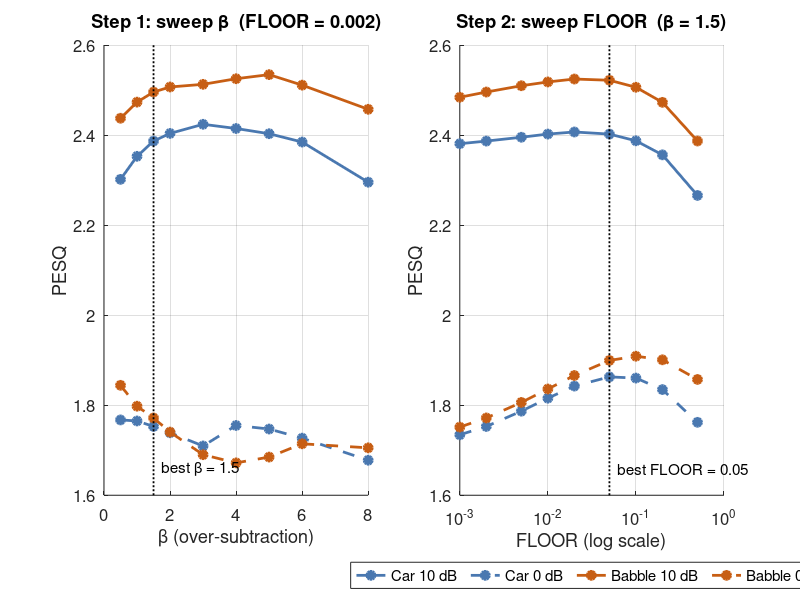
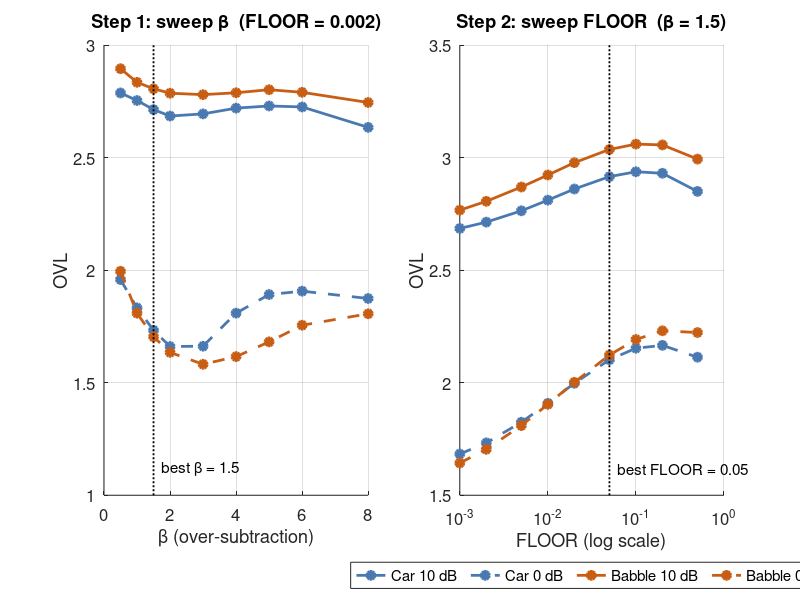
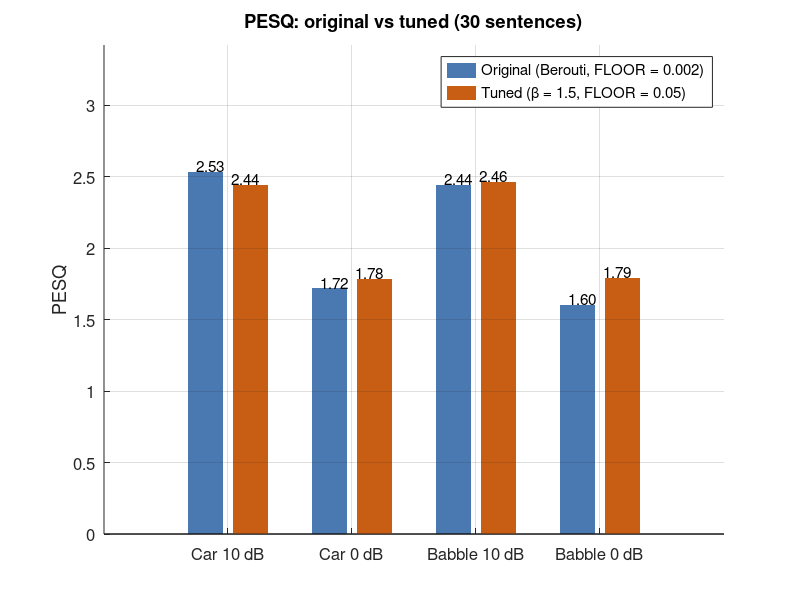
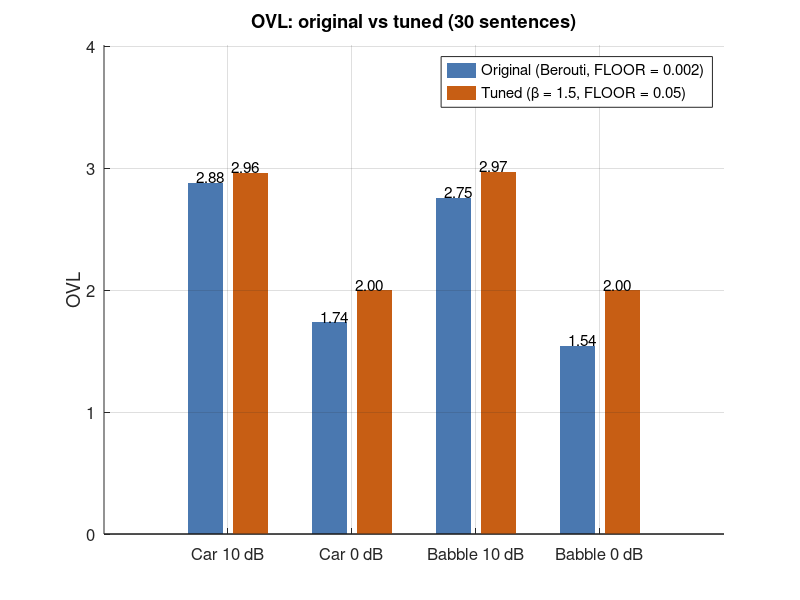

These figures' MATLAB source, in order:
%% make_figures.m  -  All figures for "Experiment 1: Tuning beta and FLOOR"
%
% Run from the project folder (where the results are).
% Needs:
%   tuning_ss_basic.mat    (created by tune_ss_basic.m)
%   results_ss_basic.mat   (created by final_ss_basic.m)
%   audios_ss_basic/       (created by final_ss_basic.m)
%
% Saves all figures in the folder  figures/  as PNG (300 dpi):
%   fig1_tuning_pesq.png       beta and FLOOR sweep (PESQ)
%   fig2_tuning_ovl.png        beta and FLOOR sweep (OVL)
%   fig3_results_pesq.png      original vs tuned (PESQ)
%   fig4_results_ovl.png       original vs tuned (OVL)
%   fig5_change_sig_bak.png    change in SIG (speech) and BAK (noise)
%   fig6_spectrograms_4.png    noisy / original / tuned / extreme
%   fig7_spectrograms_2.png    original vs tuned

clear; close all;

%% ---------------- CONFIGURATION ----------------
outDir   = 'figures';
specCond = 'babble_0dB';      % condition for the spectrograms (e.g. 'car_10dB')
frase    = 'sp01';

names   = {'Car 10 dB','Car 0 dB','Babble 10 dB','Babble 0 dB'};
cBlue   = [0.29 0.47 0.69];   % original / car
cOrange = [0.78 0.37 0.08];   % tuned / babble
cGreen  = [0.23 0.56 0.36];   % SIG
cPurple = [0.48 0.37 0.65];   % BAK
measNames = {'SegSNR (dB)','PESQ','SIG','BAK','OVL'};

if ~exist(outDir,'dir'), mkdir(outDir); end
set(0,'DefaultAxesFontSize',12);

%% ================= FIG 1-2: beta and FLOOR sweep =================
if exist('tuning_ss_basic.mat','file')
    T = load('tuning_ss_basic.mat');
    col = [cBlue; cBlue; cOrange; cOrange];   % blue = car, orange = babble
    sty = {'-','--','-','--'};                % solid = 10 dB, dashed = 0 dB
    fijos = ~isnan(T.betas);
    figNames = {'', 'fig1_tuning_pesq', '', '', 'fig2_tuning_ovl'};

    for m = [2 5]
        f = figure('Color','w','Position',[100 100 1150 430]);

        % --- beta ---
        subplot(1,2,1); hold on; grid on; box off
        h = zeros(1,4);
        for c = 1:4
            h(c) = plot(T.betas(fijos), squeeze(T.Rb(c,m,fijos)), sty{c}, 'Color', col(c,:), ...
                        'LineWidth', 2, 'Marker', 'o', 'MarkerSize', 6, 'MarkerFaceColor', col(c,:));
        end
        yl = ylim;
        plot([T.bestBeta T.bestBeta], yl, 'k:', 'LineWidth', 1.3); ylim(yl);
        text(T.bestBeta, yl(1)+0.06*diff(yl), sprintf('  best \\beta = %g', T.bestBeta), 'FontSize', 11);
        xlabel('\beta (over-subtraction)'); ylabel(measNames{m});
        title(sprintf('Step 1: sweep \\beta  (FLOOR = %g)', T.FLOOR_0));

        % --- FLOOR ---
        subplot(1,2,2); hold on; grid on; box off
        for c = 1:4
            plot(T.floors, squeeze(T.Rf(c,m,:)), sty{c}, 'Color', col(c,:), ...
                 'LineWidth', 2, 'Marker', 'o', 'MarkerSize', 6, 'MarkerFaceColor', col(c,:));
        end
        set(gca, 'XScale', 'log');
        yl = ylim;
        plot([T.bestFloor T.bestFloor], yl, 'k:', 'LineWidth', 1.3); ylim(yl);
        text(T.bestFloor, yl(1)+0.06*diff(yl), sprintf('  best FLOOR = %g', T.bestFloor), 'FontSize', 11);
        xlabel('FLOOR (log scale)'); ylabel(measNames{m});
        title(sprintf('Step 2: sweep FLOOR  (\\beta = %g)', T.bestBeta));
        legend(h, names, 'Location', 'southoutside', 'Orientation', 'horizontal');

        print(f, fullfile(outDir, [figNames{m} '.png']), '-dpng', '-r300');
    end
    fprintf('Fig 1-2 (tuning) done\n');
else
    warning('tuning_ss_basic.mat not found: skipping figures 1-2');
end

%% ================= FIG 3-5: final results =================
if exist('results_ss_basic.mat','file')
    R = load('results_ss_basic.mat');
    lblTuned = sprintf('Tuned (\\beta = %g, FLOOR = %g)', R.bestBeta, R.bestFloor);
    figNames = {'', 'fig3_results_pesq', '', '', 'fig4_results_ovl'};

    % --- Fig 3-4: original vs tuned ---
    for m = [2 5]
        Y = [R.R_orig(:,m) R.R_best(:,m)];
        f = figure('Color','w','Position',[100 100 900 450]);
        b = bar(Y, 0.8); hold on; grid on; box off
        set(b(1), 'FaceColor', cBlue,   'EdgeColor', 'none');
        set(b(2), 'FaceColor', cOrange, 'EdgeColor', 'none');
        for k = 1:2                                   % values on top of the bars
            try, xk = b(k).XEndPoints; catch, xk = (1:4) + (k-1.5)*0.28; end   % centre of each bar
            for i = 1:4
                text(xk(i), Y(i,k), sprintf('%.2f', Y(i,k)), 'HorizontalAlignment', 'center', ...
                     'VerticalAlignment', 'bottom', 'FontSize', 11);
            end
        end
        set(gca, 'XTick', 1:4, 'XTickLabel', names);
        ylim([0 max(Y(:))*1.35]);
        ylabel(measNames{m});
        title(sprintf('%s: original vs tuned (30 sentences)', measNames{m}));
        legend({'Original (Berouti, FLOOR = 0.002)', lblTuned}, 'Location', 'northeast');
        print(f, fullfile(outDir, [figNames{m} '.png']), '-dpng', '-r300');
    end

    % --- Fig 5: change in SIG (speech) and BAK (background noise) ---
    D = R.R_best(:,[3 4]) - R.R_orig(:,[3 4]);
    f = figure('Color','w','Position',[100 100 900 450]);
    b = bar(D, 0.8); hold on; grid on; box off
    set(b(1), 'FaceColor', cGreen,  'EdgeColor', 'none');
    set(b(2), 'FaceColor', cPurple, 'EdgeColor', 'none');
    for k = 1:2
        try, xk = b(k).XEndPoints; catch, xk = (1:4) + (k-1.5)*0.28; end   % centre of each bar
        for i = 1:4
            if D(i,k) >= 0, va = 'bottom'; else, va = 'top'; end
            text(xk(i), D(i,k), sprintf('%+.2f', D(i,k)), 'HorizontalAlignment', 'center', ...
                 'VerticalAlignment', va, 'FontSize', 11);
        end
    end
    plot([0.5 4.5], [0 0], 'k-', 'LineWidth', 1);
    set(gca, 'XTick', 1:4, 'XTickLabel', names);
    ylim([min(0, min(D(:)))-0.08, max(D(:))*1.2]);
    ylabel('Change vs original');
    title('Tuned vs original: the voice improves much more than the noise');
    legend({'SIG (speech quality)', 'BAK (background noise)'}, 'Location', 'northwest');
    print(f, fullfile(outDir, 'fig5_change_sig_bak.png'), '-dpng', '-r300');
    fprintf('Fig 3-5 (results) done\n');
else
    warning('results_ss_basic.mat not found: skipping figures 3-5');
end

%% ================= FIG 6-7: spectrograms =================
% (audio file names are the ones written by final_ss_basic.m)
base = fullfile('audios_ss_basic', sprintf('%s_%s_', frase, specCond));
files  = {'1_ruidosa', '2_original', '3_mejor', '4_extremo'};
titles = {'Noisy', 'Original SS', 'Tuned SS', 'Extreme (\beta = 6, FLOOR = 0.001)'};

if exist([base files{1} '.wav'], 'file')
    N = 256; H = 64; nfft = 512;                       % 32 ms frames, 75 % overlap at 8 kHz
    w = 0.54 - 0.46*cos(2*pi*(0:N-1)'/(N-1));          % Hamming window
    SP = cell(1,4);
    for i = 1:4
        [x, fs] = audioread([base files{i} '.wav']); x = x(:,1);
        nfr = floor((length(x)-N)/H) + 1;
        S = zeros(nfft/2+1, nfr);
        for k = 1:nfr
            X = fft(x((k-1)*H + (1:N)) .* w, nfft);
            S(:,k) = abs(X(1:nfft/2+1)).^2;
        end
        SP{i} = struct('S', 10*log10(S+1e-12), 't', ((0:nfr-1)*H + N/2)/fs, ...
                       'f', (0:nfft/2)*fs/nfft/1000);
    end
    top = max(SP{1}.S(:));                             % same colour scale for all panels
    cl  = [top-70, top];

    % --- Fig 6: all 4 versions ---
    f = figure('Color','w','Position',[100 100 1150 620]);
    for i = 1:4
        subplot(2,2,i);
        imagesc(SP{i}.t, SP{i}.f, SP{i}.S); axis xy; caxis(cl); colormap(hot);
        title(titles{i}); box off
        if i > 2, xlabel('Time (s)'); end
        if mod(i,2) == 1, ylabel('Frequency (kHz)'); end
    end
    print(f, fullfile(outDir, 'fig6_spectrograms_4.png'), '-dpng', '-r300');

    % --- Fig 7: original vs tuned ---
    f = figure('Color','w','Position',[100 100 1150 400]);
    for j = 1:2
        i = j + 1;
        subplot(1,2,j);
        imagesc(SP{i}.t, SP{i}.f, SP{i}.S); axis xy; caxis(cl); colormap(hot);
        title(titles{i}); xlabel('Time (s)'); box off
        if j == 1, ylabel('Frequency (kHz)'); end
    end
    print(f, fullfile(outDir, 'fig7_spectrograms_2.png'), '-dpng', '-r300');
    fprintf('Fig 6-7 (spectrograms) done\n');
else
    warning('%s*.wav not found: skipping the spectrograms', base);
end

fprintf('\nDone. Figures saved in folder "%s"\n', outDir);
